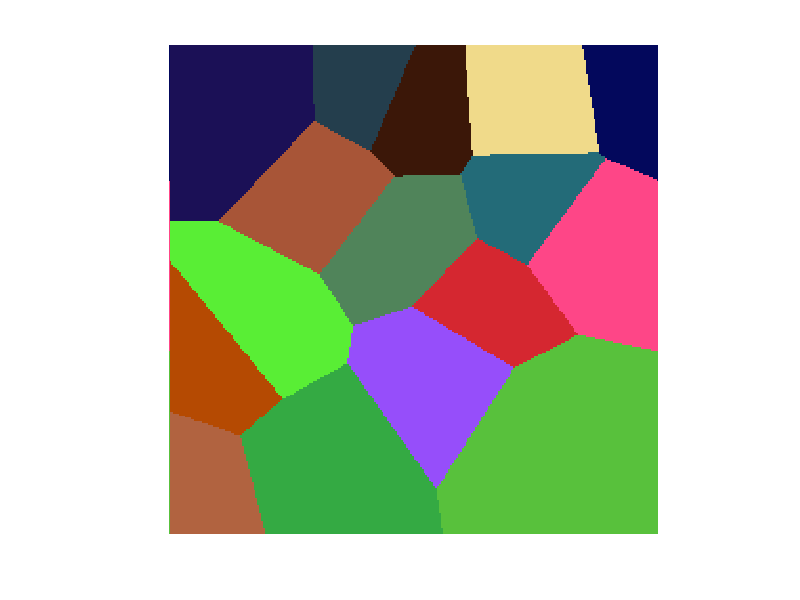

This chart was generated by the following MATLAB code:
n = 256;
voronoi = zeros(n,n,3);
dvoronoi = double(voronoi);
x=randi([1,n],2,16);
answer = zeros(n,n,16);
temp = 363;
pnum = 1;
color = randi ([0,256],1,16,3);

for i = 1 : n
    for j = 1 : n        
        for p = 1 : 16
        if norm([i j]-[x(1,p) x(2,p)]) < temp 
            temp = norm([i j]-[x(1,p) x(2,p)]);
            pnum = p;
        end
        end        
        dvoronoi(i,j,:) = color(1,pnum,:);
        temp = 363;
    end
end
result = uint8(dvoronoi);
imshow(result)
